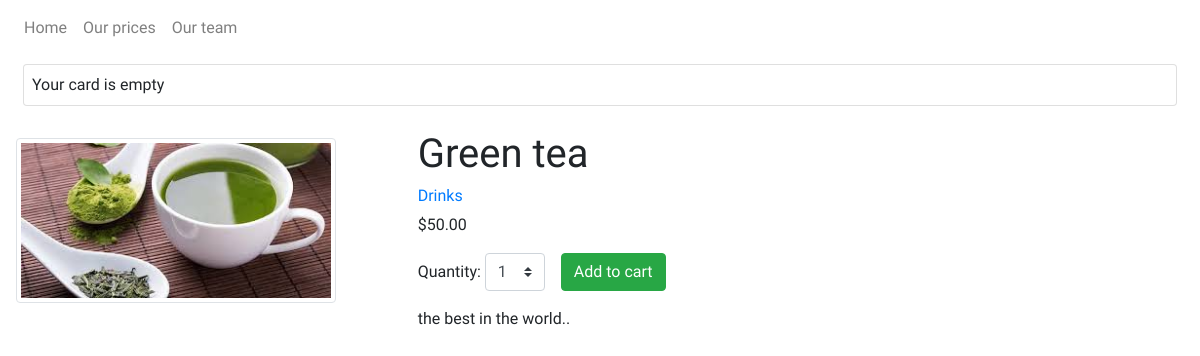
Screenshot of /2/green-tea-2/ with the database file from the repository.
### shop/models.py (models this page shows, shortened)
class Product(models.Model):
    category = models.ForeignKey(Category, related_name='products', on_delete=models.CASCADE)
    name = models.CharField(max_length=200, db_index=True)
    slug = models.SlugField(max_length=200, db_index=True)
    image = models.ImageField(upload_to='products/%Y/%m/%d', blank=True)
    description = models.TextField(blank=True)
    price  = models.DecimalField(max_digits=10, decimal_places=2)
    available = models.BooleanField(default=True)
    created  = models.DateTimeField(auto_now_add=True)
    updated = models.DateTimeField(auto_now=True)
    class Meta:
        ordering = ('name',)
        index_together = (('id', 'slug'), )

class Category(models.Model):
    name = models.CharField(max_length=200, db_index=True)
    slug = models.SlugField(max_length=50, unique=True)
    class Meta:
        ordering = ('name', )
        verbose_name = 'category'
        verbose_name_plural = 'categories'
    def __str__(self):
        return self.name
    def get_absolute_url(self):
        return reverse('shop:product_list_by_category', args=[self.slug])

### shop/views.py (the view)
# urls.py: path('<int:id>/<slug:slug>/', views.product_detail, name='product_detail'),
def product_detail(request, id, slug):
    product = get_object_or_404(Product, id=id, slug=slug, available=True)
    cart_product_form = CartAddProductForm()
    return render(request, 'shop/product/detail.html', {
        'product': product,
        'cart_product_form': cart_product_form
    })

### cart/forms.py
class CartAddProductForm(forms.Form):
    quantity = forms.TypedChoiceField(choices=PRODUCT_QUANTITY_CHOICES, coerce=int, widget=forms.Select(attrs={'class': 'custom-select ml-1'}))
    override = forms.BooleanField(initial=False, required=False, widget=forms.HiddenInput)

### templates/shop/product/detail.html (shortened to what this page needs)
{% extends 'shop/base.html' %}
{% load static %}
{% block content %}
    <div class="row p-2 mt-2">
        <div class="col-8">
            <div class="row">
                <div class="col-6 p-2">
                    <img src="{% if product.image %}{{ product.image.url }}{% else %}{% static 'img/noimage.png' %}{% endif %}" alt="{{ product.name }}" class="img-fluid img-thumbnail" width="320" height="260">
                </div>
                <div class="col-6">
                    <h1>{{ product.name }}</h1>
                    <h2 class="h6">
                        <a href="{{ product.category.get_absolute_url }}">{{ product.category }}</a>
                    </h2>
                    <p>${{ product.price }}</p>
                    <form action="{% url 'cart:cart_add' product.id %}" method="post" class="form-inline">
                        <div class="form-group">
                            {{ cart_product_form }}
                        </div>
                        <input type="submit" value="Add to cart" class="btn btn-success ml-3">
                    </form>
                    <p>
                        {{ product.description|linebreaks }}
                    </p>
                </div>
            </div>
        </div>
    </div>
{% endblock %}

### templates/shop/base.html (shortened to what this page needs)
{% load static %}
{% load flatpages %}
{% get_flatpages as flatpages %}
<!DOCTYPE html>
<html lang="en">
<head>
    <link rel="stylesheet" href="https://stackpath.bootstrapcdn.com/bootstrap/4.5.0/css/bootstrap.min.css">
</head>
<body>
    <header class="navbar navbar-expand-md navbar-light bg-white">
        <ul class="navbar-nav">
            <li class="nav-item">
                <a class="nav-link" href="/">Home</a>
            </li>
            {% for page in flatpages %}
                <li class="nav-item"><a href="/pages{{ page.url }}" class="nav-link">{{ page.title }}</a></li>
            {% endfor %}
</ul>
    </header>
    <div class="container-fluid">
        <div class="row">
            <div class="col-12">
                <div class="card p-2 m-2">
                    Your card is empty
                </div>
            </div>
        </div>
        <div class="">
            {% block content %}
            {% endblock %}
        </div>
    </div>
</body>
</html>

### templates/shop/base.html (style rules this page uses)
body { font-family: 'Viaoda Libre', cursive; }

### rows the page displays
Product: image (picture), name "Green tea", category "Drinks", price "50.00", description "the best in the world.."

### other values shown
{{ page.title }} "Our prices"
{{ page.title }} "Our team"
